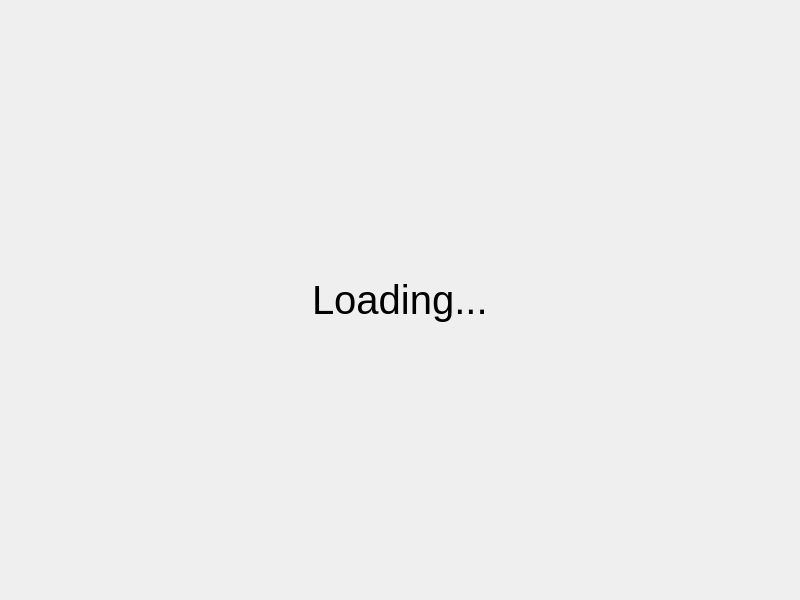
<?xml version="1.0" encoding="UTF-8"?>
<ui version="4.0">
 <class>LoadingActiv</class>
 <widget class="QMainWindow" name="LoadingActiv">
  <property name="geometry">
   <rect>
    <x>0</x>
    <y>0</y>
    <width>800</width>
    <height>600</height>
   </rect>
  </property>
  <property name="windowTitle">
   <string>MainWindow</string>
  </property>
  <widget class="QWidget" name="centralwidget">
   <layout class="QHBoxLayout" name="horizontalLayout">
    <item>
     <spacer name="horizontalSpacer">
      <property name="orientation">
       <enum>Qt::Horizontal</enum>
      </property>
      <property name="sizeHint" stdset="0">
       <size>
        <width>40</width>
        <height>20</height>
       </size>
      </property>
     </spacer>
    </item>
    <item>
     <widget class="QLabel" name="label">
      <property name="font">
       <font>
        <pointsize>30</pointsize>
       </font>
      </property>
      <property name="text">
       <string>Loading...</string>
      </property>
     </widget>
    </item>
    <item>
     <spacer name="horizontalSpacer_2">
      <property name="orientation">
       <enum>Qt::Horizontal</enum>
      </property>
      <property name="sizeHint" stdset="0">
       <size>
        <width>40</width>
        <height>20</height>
       </size>
      </property>
     </spacer>
    </item>
   </layout>
  </widget>
 </widget>
 <resources/>
 <connections/>
</ui>
